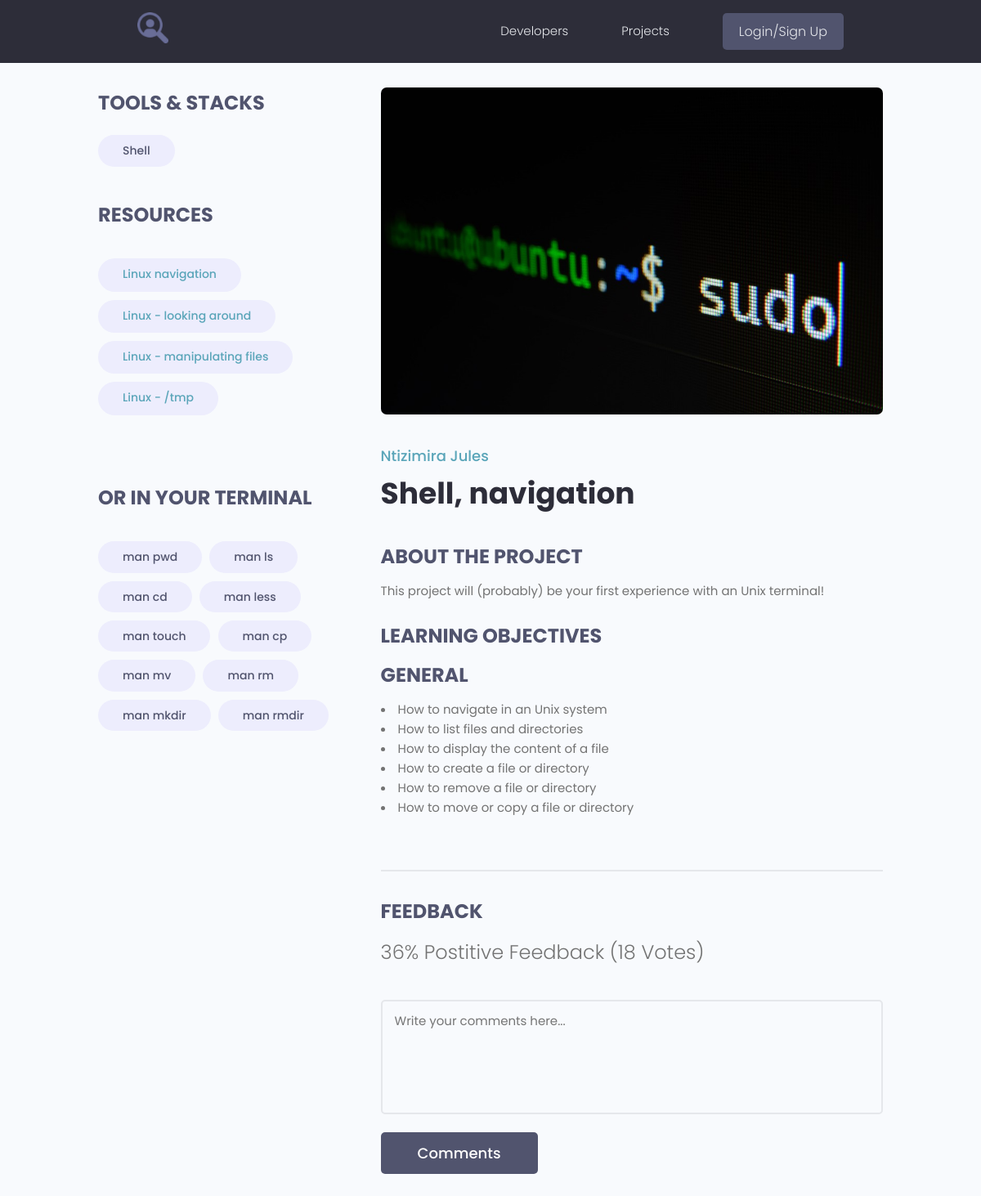
The app's page /single_project/25007e33-4761-4d61-a195-6f40b6ad773d with its own data.
### models/project.py (models this page shows, shortened)
class Tag (BaseModel, Base):
    __tablename__ = 'tags'
    name =  Column(String(200), nullable=False)

class Project(BaseModel, Base):
    __tablename__ = 'projects'
    user_id = Column(String(60), ForeignKey('users.id'), nullable=True)
    title = Column(String(150), nullable=False)
    description = Column(Text, nullable=True)
    demo_link = Column(String(2000), nullable=True)
    source_link = Column(Text, nullable=True)
    vote_ratio = Column(Integer, nullable=True)
    vote_count = Column(Integer, nullable=True)
    image_url = Column(String(2000), default='images/default.jpg')
    tags = relationship("Tag", secondary=project_tag, viewonly=False)
    comments = relationship("Comment", backref="project", cascade="all, delete-orphan")
    rates = relationship("Rate", backref="project", cascade="all, delete-orphan")
    links = relationship("Link", backref="project", cascade="all, delete-orphan")
    objectives = relationship("Objective", backref="project", cascade="all, delete-orphan")
    takeaways = relationship("Takeaway", backref="project", cascade="all, delete-orphan")
    subtitles = relationship("Subtitle", backref="project", cascade="all, delete-orphan")

### models/link.py (models this page shows, shortened)
class Link(BaseModel, Base):
    __tablename__ = 'links'
    name = Column(String(200), nullable=False)
    url = Column(String(2000), nullable=False)
    project_id = Column(String(60), ForeignKey('projects.id'), nullable=False)

### models/takeaway.py (models this page shows, shortened)
class Takeaway(BaseModel, Base):
    __tablename__ = 'takeaways'
    text = Column(String(200), nullable=False)
    project_id = Column(String(60), ForeignKey('projects.id'), nullable=False)

### models/user.py (models this page shows, shortened)
class Profile(BaseModel, Base):
    __tablename__ = 'profiles'
    user_id = Column(String(60), ForeignKey('users.id'))
    user = relationship("User", back_populates="profile")
    username = Column(String(150), nullable=False, unique=True)
    email = Column(String(150), nullable=False)
    name = Column(String(150), nullable=False)
    bio = Column(Text, nullable=True)
    location = Column(String(150), nullable=True)
    headline = Column(String(250), nullable=True)
    profile_image_url = Column(String(2000), default='images/profiles/user-default.png')
    social_github = Column(String(200), nullable=True)
    social_linkdin = Column(String(200), nullable=True)
    social_youtube = Column(String(200), nullable=True)
    social_twitter = Column(String(200), nullable=True)
    skills = relationship("Skill", backref="profile",
                          cascade="all, delete, delete-orphan")
    comments = relationship("Comment", backref="profile", cascade="all, delete-orphan")
    rates = relationship("Rate", backref="profile", cascade="all, delete-orphan")

### models/subtitle.py (models this page shows, shortened)
class Subtitle(BaseModel, Base):
    __tablename__ = 'subtitles'
    text = Column(String(200), nullable=False)
    project_id = Column(String(60), ForeignKey('projects.id'), nullable=False)
    objectives = relationship("Objective", backref="subtitle", cascade="all, delete-orphan")

### models/objective.py (models this page shows, shortened)
class Objective(BaseModel, Base):
    __tablename__ = 'objectives'
    text = Column(String(2000), nullable=False)
    project_id = Column(String(60), ForeignKey('projects.id'), nullable=False)
    subtitle_id = Column(String(60), ForeignKey('subtitles.id'), nullable=True)

### webdynamic/views/projects.py (the view)
@app_views.route('/single_project/<id>', methods=['GET', 'POST'], strict_slashes=False)
def single_project(id):
    project = storage.get(Project, id)
    if project:
        return render_template('single_project.html', project=project)
    else:
        return redirect(url_for('app_views.projects'))

### models/engine/dbManager.py (called while the page is built)
    def all(self, cls=None):
        new_dict = {}
        for clss in classes:
            if cls is None or cls is classes[clss] or cls is clss:
                objs = self.__session.query(classes[clss]).all()
                for obj in objs:
                    key = obj.__class__.__name__ + '.' + obj.id
                    new_dict[key] = obj
        return (new_dict)

    def get(self, cls, id):
        for obj in self.all(cls).values():
            if id == obj.id:
                return obj

### webdynamic/app.py (called while the page is built)
def linebreaksbr(value):
    return Markup(value.replace('\n', '<br>'))

@app.context_processor
def inject_user():
    return dict(current_user=current_user)

### webdynamic/templates/single_project.html (shortened to what this page needs)
{% extends 'main.html' %}
{% block content %}
<main class="singleProject my-md">
    <div class="container">
      <div class="layout">
        <div class="column column--1of3">
          <h3 class="singleProject__subtitle">Tools & Stacks</h3>
          <div class="singleProject__toolStack">
            {% for tag in project.tags %}
            <span class="tag tag--pill tag--sub tag--lg">
              <small>{{tag.name}}</small>
            </span>
            {% endfor %}
          </div>
          {% if project.links %}
          <h3 class="singleProject__subtitle">Resources</h3>
          <br>
          {% for link in project.links %}
            <span class="tag tag--pill tag--sub tag--lg">
              <small><a href="{{link.url}}">{{link.name}}</a></small>
            </span>
            {% endfor %}
            {% endif %}
            <br>
            <br>
            <br>
            <br>
          {% if project.takeaways %}
          <h3 class="singleProject__subtitle">Or in your terminal</h3>
          <br>
            {% for takeaway in project.takeaways %}
              <span class="tag tag--pill tag--sub tag--lg">
                <small>{{takeaway.text}}</small>
              </span>
            {% endfor %}
          {% endif %}
        </div>
        <div class="column column--2of3">
          <img class="singleProject__preview" src="{{url_for('static', filename=project.image_url)}}" alt="portfolio thumbnail" />
          <a href="{{url_for('app_views.profile', profile_id=project.user.profile.id)}}" class="singleProject__developer">{{project.user.profile.name}}</a>
          <h2 class="singleProject__title">{{project.title}}</h2>
          {% if project.description %}
          <h3 class="singleProject__subtitle">About the Project</h3>
          <div class="singleProject__info">{{ project.description | linebreaksbr}}</div>
          <br>
          {% endif %}
          <h3 class="singleProject__subtitle">Learning Objectives</h3>
          {% if project.objectives %}
            {% for subtitle in project.subtitles %}
              <h3 class="singleProject__subtitle">{{subtitle.text}}</h3>
              {% for objective in subtitle.objectives %}
              <li>{{objective.text}}</li>
              {% endfor %}
              <br>
            {% endfor %}
          {% endif %}
          <div class="comments">
            <h3 class="singleProject__subtitle">Feedback</h3>
            <h5 class="project--rating">
              36% Postitive Feedback (18 Votes)
            </h5>
            <form class="form" action="{{url_for('app_views.add_comment', project_id=project.id)}}" method="POST">
              <div class="form__field">
                <textarea class="input input--textarea" name="message" id="formInput#textarea"
                  placeholder="Write your comments here..."></textarea>
              </div>
              <input class="btn btn--sub btn--lg" type="submit" value="Comments" />
            </form>
          </div>
        </div>
      </div>
    </div>
  </main>
{% endblock %}

### webdynamic/static/styles/app.css (style rules this page uses)
:root { --color-sub: #2d2d39; }
.btn--sub { background-color: var(--color-sub-light); }
img { width: 100%; }
.singleProject .column--1of3 { order: 2; }
@media screen and (min-width: 1081px) { .singleProject .column--1of3 { order: 1; } }
@media screen and (min-width: 1081px) { .singleProject .column--2of3 { order: 2; } }
.singleProject__toolStack { margin-top: 2rem; margin-bottom: 4rem; }
.singleProject__preview { height: 50vh; object-fit: cover; object-position: top center; margin-bottom: 3rem; border-radius: 0.7rem; }
.singleProject__developer { font-size: 1.8rem; font-weight: 500; }
.singleProject__title { font-size: 3.6rem; font-weight: 700; color: var(--color-sub); margin-bottom: 3rem; }
.project--rating { margin-bottom: 1.6em; margin-top: .5em; }
.singleProject__subtitle { text-transform: uppercase; font-size: 2.4rem; font-weight: 700; color: var(--color-sub-light); margin-bottom: 1rem; }
.comments { margin-top: 4rem; padding-top: 3rem; border-top: 2px solid var(--color-light); }

### webdynamic/static/uikit/styles/modules/_variables.css (style rules this page uses)
:root { --color-main: #5aa5b9; --color-main-light: #e6faff; --color-sub: #3f4156; --color-sub-light: #51546e; --color-sub-lighter: #ededfd; --color-text: #737373; --color-gray: #8b8b8b; --color-light: #e5e7eb; --color-light-gray: #767676; --color-bg: #f8fafd; --color-white: #fffefd; --color-white-light: #f3f3f3; --color-success: #359e64; --color-success-bg: #def8e8; --color-error: #fc4b0b; --color-error-bg: #fff2ee; --font-base: 'Poppins', arial, helvetica, 'Segoe UI', roboto, ubuntu, sans-serif; --font-monospace: 'Fira Code', 'Courier New', courier, monospace; --font-regular: 300; --font-medium: 500; --font-bold: 700; --generic-shadow: 1px 1px 5px #00000010; --generic-transition: all 0.3s ease-in-out; }

### webdynamic/static/uikit/styles/modules/_base.css (style rules this page uses)
* { margin: 0; padding: 0; box-sizing: border-box; text-rendering: optimizeLegibility; color: inherit; font-size: inherit; }
html { font-size: 50%; }
@media only screen and (min-width: 480px) { html { font-size: 56.25%; } }
@media only screen and (min-width: 1200px) { html { font-size: 62.5%; } }
body { line-height: 1.6; font-weight: 400; font-size: 1.5rem; color: var(--color-text); background-color: var(--color-bg); min-height: 100vh; }

### webdynamic/static/uikit/styles/modules/_typography.css (style rules this page uses)
* { font-family: var(--font-base); }
h2 { font-size: 3.6rem; font-weight: var(--font-bold); }
h3 { font-size: 3.2rem; font-weight: var(--font-medium); }
h5 { font-size: 2.4rem; font-weight: var(--font-medium); }
h5, h6 { font-weight: var(--font-regular); }
p, span, strong { font-size: 1.6rem; color: var(--color-text); font-weight: var(--font-regular); }
a { padding-bottom: 2px; text-decoration: none; display: inline-block; color: var(--color-main); font-weight: var(--font-medium); }

### webdynamic/static/uikit/styles/modules/_utilities.css (style rules this page uses)
.container { width: 92%; max-width: 165rem; margin: 0 auto; box-sizing: border-box; }
@media screen and (min-width: 1000px) { .container { width: 90%; } }
@media screen and (min-width: 1200px) { .container { width: 80%; } }
.my-md { margin: 3rem auto; }

### webdynamic/static/uikit/styles/modules/_button.css (style rules this page uses)
.btn { display: inline-block; position: relative; cursor: pointer; background-color: var(--color-light); font-weight: var(--font-medium); color: var(--color-sub); text-decoration: none; padding: 1rem 2rem; border-radius: 0.5rem; border: none; width: -webkit-fit-content; width: -moz-fit-content; width: fit-content; height: -webkit-fit-content; height: -moz-fit-content; height: fit-content; font-size: 1.6rem; outline-width: 0; outline-color: transparent; -webkit-backface-visibility: hidden; backface-visibility: hidden; transition: all 0.3s ease-in-out; }
.btn--sub { background-color: var(--color-sub); color: var(--color-white); }
.btn--lg { font-size: 1.8rem; padding: 1.2rem 4.5rem; }

### webdynamic/static/uikit/styles/modules/_form.css (style rules this page uses)
.form { display: block; }
.form__field { margin-top: 1.5rem; margin-bottom: 1.5rem; }
input.input[type='text'], input.input[type='email'], input.input[type='password'], input.input[type='number'], textarea.input { min-width: 24rem; width: 100%; padding: 1.2rem 1.5rem; border-radius: 0.5rem; border: 2px solid var(--color-light); transition: all 0.3s ease-in-out; background-color: var(--color-bg); }
.input--textarea { width: 100%; min-height: 14rem; resize: none; }

### webdynamic/static/uikit/styles/modules/_layout.css (style rules this page uses)
.layout { display: flex; flex-flow: row wrap; justify-content: space-between; }
.layout > .column { margin-bottom: 3rem; }
.layout > .column.column--1of3 { flex-basis: 30%; }
.layout > .column.column--2of3 { flex-basis: 64%; }

### records on screen
Tag: name "Shell"
Link: name "Linux navigation"
Link: name "Linux - looking around"
Link: name "Linux - manipulating files"
Link: name "Linux - /tmp"
Takeaway: text "man pwd"
Takeaway: text "man ls"
Takeaway: text "man cd"
Takeaway: text "man less"
Takeaway: text "man touch"
Takeaway: text "man cp"
Takeaway: text "man mv"
Takeaway: text "man rm"
Takeaway: text "man mkdir"
Takeaway: text "man rmdir"
Project: image_url (picture), title "Shell, navigation", description "This project will (probably) be your first experience with an Unix terminal!"
Profile: user.profile.name "Ntizimira Jules"
Subtitle: text "GENERAL"
Objective: text "How to navigate in an Unix system"
Objective: text "How to list files and directories"
Objective: text "How to display the content of a file"
Objective: text "How to create a file or directory"
Objective: text "How to remove a file or directory"
Objective: text "How to move or copy a file or directory"
